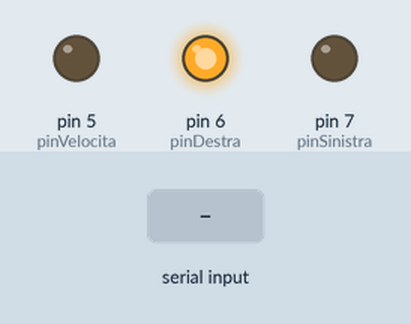
Simulated run of this sketch. Board: Arduino Uno, built with avr-gcc and run on an emulated ATmega328P. On the bench: output pins drawn as LEDs (lit = HIGH). The inputs (shaded band) are chosen by the test bench. What the sketch prints to the serial monitor is not drawn.

Above: at 1.2 s.
1.3 s: "90,45\n" received over Serial
2.8 s: "5\n" received over Serial
4.3 s: "200\n" received over Serial
Timing chart, 0 to 7.3 s (numbered marks = the images above; inputs shaded):
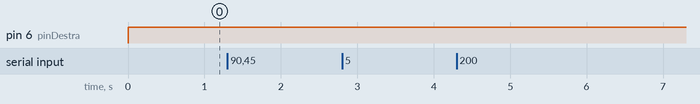

The sketch:

motore_attivita4.ino
```cpp
int pinVelocita = 5;
int pinDestra = 6;
int pinSinistra = 7;
int pinIn = A0;

void setup() {

  Serial.begin(9600);
  pinMode(pinVelocita, OUTPUT);
  pinMode(pinDestra, OUTPUT);
  pinMode(pinSinistra, OUTPUT);

}

void loop() {
  digitalWrite(pinDestra, HIGH);
  char velocitaString[4];

  int i = 0;
  while (Serial.available() > 0)
  {
    velocitaString[i] = Serial.read();
    Serial.println(velocitaString);
    i++;
  }
  velocitaString[3] = '\0';
  Serial.println(velocitaString);

  int velocita = atoi(velocitaString);
  //Serial.println(velocita);
  analogWrite(pinVelocita, velocita);
}
```
